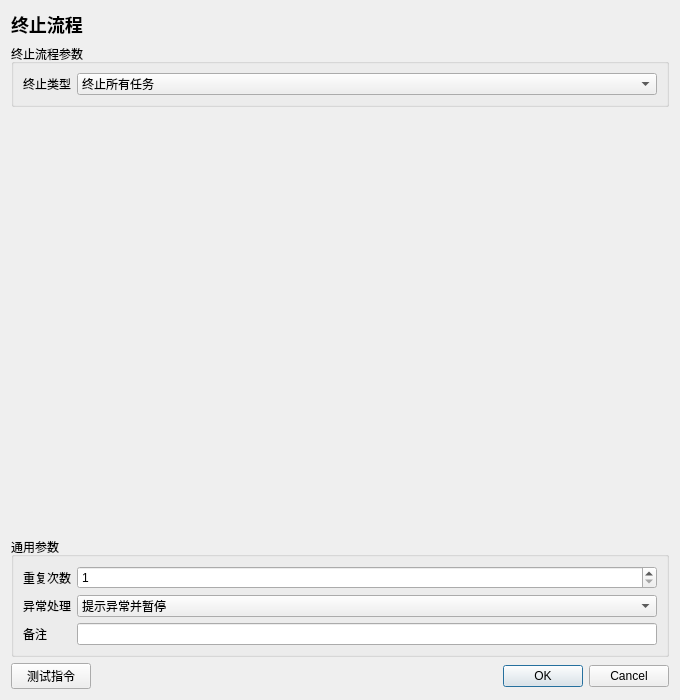
<?xml version="1.0" encoding="UTF-8"?>
<ui version="4.0"><class>InstructionEditor</class><widget class="QDialog" name="InstructionEditor">
<property name="geometry"><rect><x>0</x><y>0</y><width>680</width><height>700</height></rect></property><property name="minimumSize"><size><width>560</width><height>480</height></size></property><property name="windowTitle"><string>终止流程</string></property>
<layout class="QVBoxLayout" name="rootLayout">
<item><widget class="QLabel" name="titleLabel"><property name="text"><string>终止流程</string></property><property name="styleSheet"><string>font-size: 18px; font-weight: 600;</string></property></widget></item>
<item><widget class="QGroupBox" name="parameterGroupBox"><property name="title"><string>终止流程参数</string></property><layout class="QFormLayout" name="parameterFormLayout"><item row="0" column="0"><widget class="QLabel" name="parameterLabel_0"><property name="text"><string>终止类型</string></property></widget></item><item row="0" column="1"><widget class="QComboBox" name="parameter_0"><item><property name="text"><string>终止所有任务</string></property></item><property name="currentIndex"><number>0</number></property></widget></item></layout></widget></item>
<item><spacer name="verticalSpacer"><property name="orientation"><enum>Qt::Vertical</enum></property><property name="sizeHint" stdset="0"><size><width>20</width><height>20</height></size></property></spacer></item>
<item><widget class="QGroupBox" name="commonGroupBox"><property name="title"><string>通用参数</string></property><layout class="QFormLayout" name="commonFormLayout">
<item row="0" column="0"><widget class="QLabel" name="repeatLabel"><property name="text"><string>重复次数</string></property></widget></item><item row="0" column="1"><widget class="QSpinBox" name="repeatSpinBox"><property name="minimum"><number>1</number></property><property name="maximum"><number>999999</number></property><property name="value"><number>1</number></property></widget></item>
<item row="1" column="0"><widget class="QLabel" name="errorPolicyLabel"><property name="text"><string>异常处理</string></property></widget></item><item row="1" column="1"><widget class="QComboBox" name="errorPolicyComboBox"><item><property name="text"><string>自动跳过</string></property></item><item><property name="text"><string>提示异常并暂停</string></property></item><item><property name="text"><string>提示异常并停止</string></property></item><property name="currentIndex"><number>1</number></property></widget></item>
<item row="2" column="0"><widget class="QLabel" name="noteLabel"><property name="text"><string>备注</string></property></widget></item><item row="2" column="1"><widget class="QLineEdit" name="noteEdit"/></item>
</layout></widget></item>
<item><layout class="QHBoxLayout" name="footerLayout"><item><widget class="QPushButton" name="testButton"><property name="text"><string>测试指令</string></property></widget></item><item><spacer name="footerSpacer"><property name="orientation"><enum>Qt::Horizontal</enum></property><property name="sizeHint" stdset="0"><size><width>40</width><height>20</height></size></property></spacer></item><item><widget class="QDialogButtonBox" name="buttonBox"><property name="standardButtons"><set>QDialogButtonBox::Cancel|QDialogButtonBox::Ok</set></property></widget></item></layout></item>
</layout></widget><resources/><connections/></ui>
